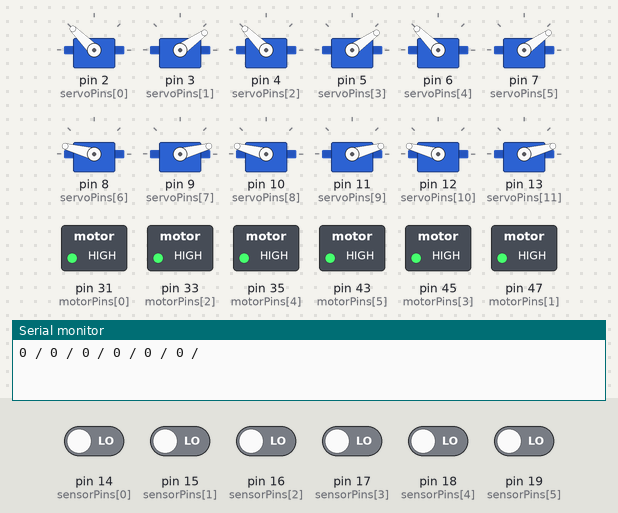
Recording of a sketch running on a simulated Arduino Mega 2560, built with avr-gcc and run on an emulated ATmega2560. Parts: 12 × servo, switched loads named in the sketch (green lamp = pin HIGH), the last lines printed to the serial monitor. Inputs (shaded band) come from the test bench; at power-on: pin 14 (sensorPins[0]), pin 15 (sensorPins[1]), pin 16 (sensorPins[2]), pin 17 (sensorPins[3]), pin 18 (sensorPins[4]), pin 19 (sensorPins[5]) LOW.

Above: at 2.13 s.
2.4 s: pin 14 (sensorPins[0]) driven HIGH
At 3.2 s:
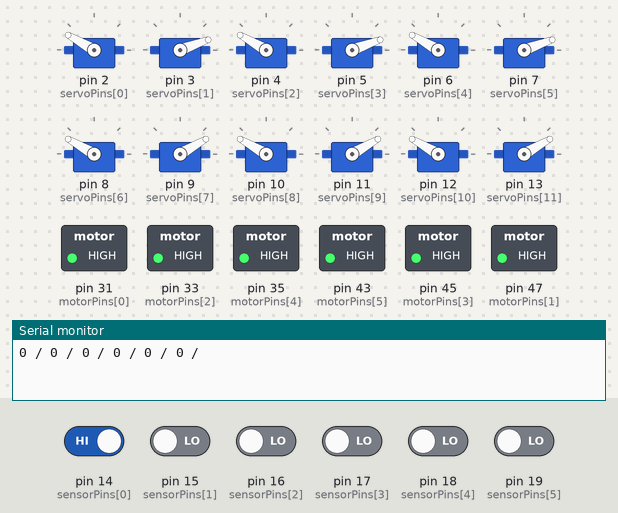
7.6 s: pin 15 (sensorPins[1]) driven HIGH
At 11.9 s:
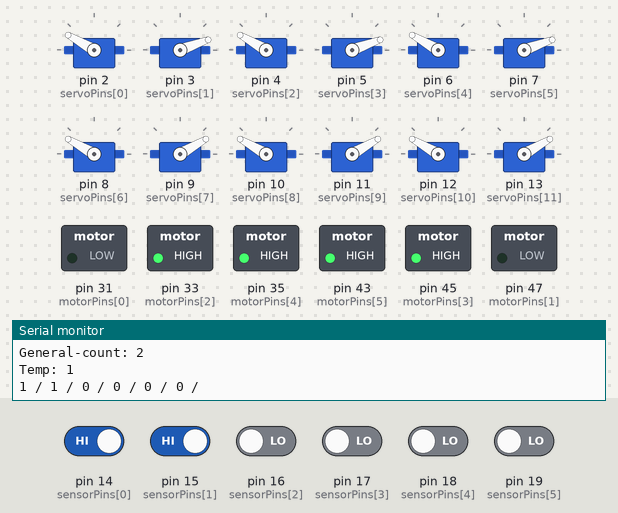
12.7 s: pin 16 (sensorPins[2]) driven HIGH
At 15.0 s:
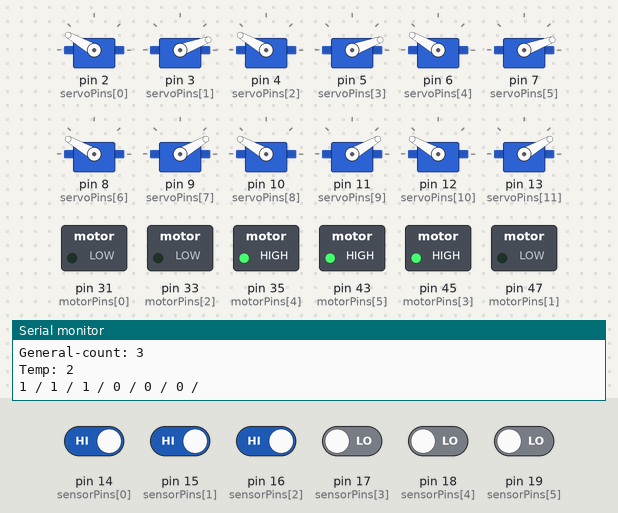
17.8 s: pin 17 (sensorPins[3]) driven HIGH
At 22.7 s:
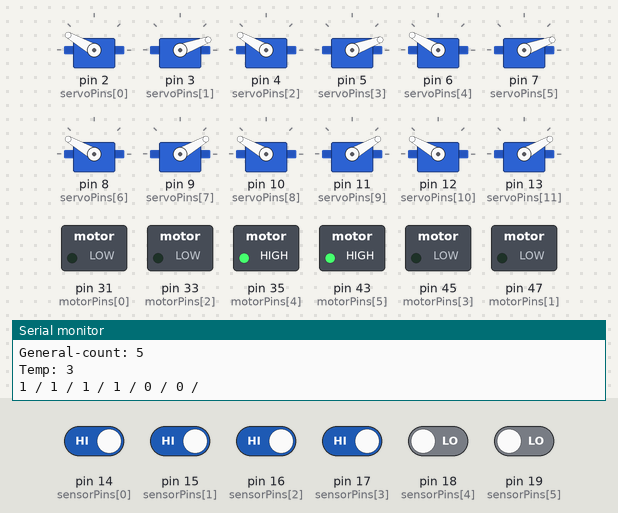
23.2 s: pin 18 (sensorPins[4]) driven HIGH
At 25.7 s:
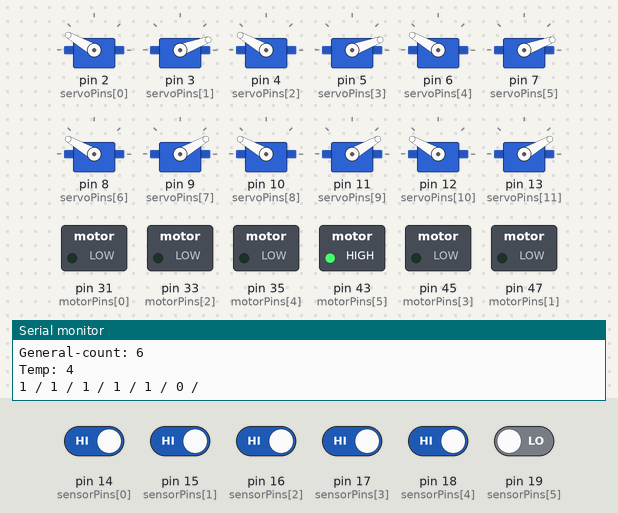
28.3 s: pin 19 (sensorPins[5]) driven HIGH
At 31.9 s:
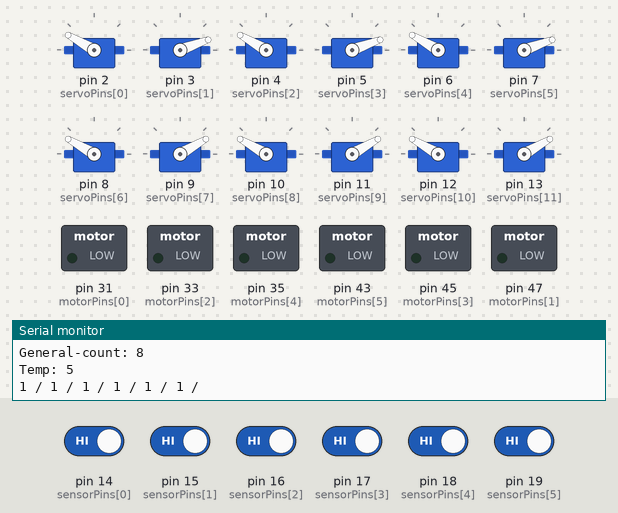
Timing chart, 0 to 75.5 s (numbered marks = the images above; inputs shaded):
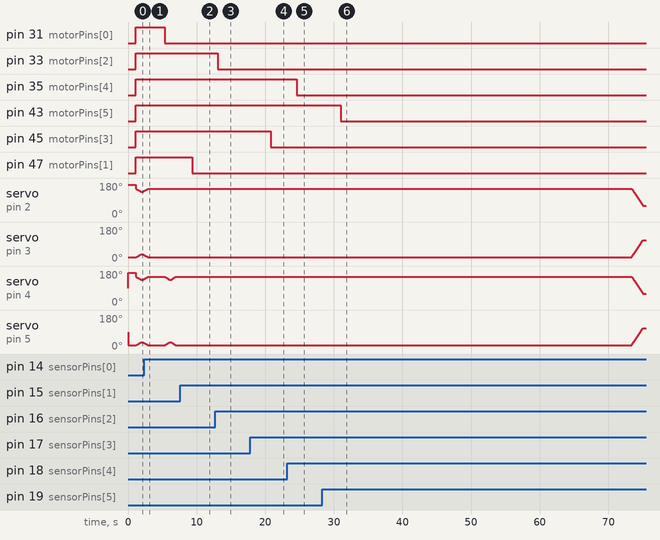

The sketch:

motorTest_fito7.ino
```cpp
#include <Servo.h>

const int totalElements = 6;
int motorPins [totalElements] = {31, 47, 33, 45, 35, 43};
int sensorPins [totalElements] = {14, 15, 16, 17, 18, 19};

//BUBBLE SERVOS
Servo bubbleServo;
int bubbleServoPin = 44;
int bubbleServoAngleLimit = 60;
int bubbleServoAngleStart = 30;
int openSpeed = 80; //The higher this number the slower the reaction
int closeSpeed = 3; //The higher this number the slower the reaction
int timeOpen = 200; //time bubbles open //The higher this number the slower the reaction

//ARMS
const int totalServos = 12;
Servo servos [totalServos];
int servoPins [totalServos] = {2, 3, 4, 5, 6, 7, 8, 9, 10, 11, 12, 13};
int servoPos = 0;
int servoInitPos = 20;
int angleLimit = 170;
int sweepLimit = 35;
int angleLimitShyState = 110; //FOR LONG ARMS ONLY!!
int directionCorrect = 90;
int teethCorrect = 5;
int shortArmStopShyAngle = 90; //FOR SHORT ARMS ONLY!!
bool armState[totalElements];
int stateIndex = 0;
int isItShyCounter = 0;
int shyCycleLimit = 50; // default use 50 // measured in the system's cycles --> about 1 second each cycle
int temp = 0;
int s = 8;

//GENERAL CYCLE STUFF
bool ison = true;
int generalCycle = 0;
int generalLoopLimit = 20; // default use 90 // measured in the system's cycles --> about 1 second each cycle
unsigned long halt1 = 8000;// first delay when arms are UP for ---- 8 mins use 480000
unsigned long halt2 = 8000;// second delay when arms are DOWN for ---- 8 mins use 480000
int delayBeforeCollapse = 10000;
//----------------------------------
void setup() {
  Serial.begin(9600);
  for (int i = 0; i < totalElements; i++) {
    pinMode(motorPins[i], OUTPUT);
    pinMode(sensorPins[i], INPUT);
    digitalWrite(motorPins[i], LOW);
    armState[i] = false;
  }
  for (int i = 0; i < totalServos; i++) {
    servos[i].attach(servoPins[i]);
  }
  bubbleServo.attach(bubbleServoPin);
  resetPos();
  delay(1000);
}

//----------------------------------
void loop() {
  if (ison) {
    defaultState();
    if (isItShyCounter < shyCycleLimit) {
      sweepAll(8);
    } else {
      runShyState(5);
      delay(halt1);//8 mins delay TOTAL HALT OF THE SYSTEM
      transitionToStart(10);
      delay(halt2);//8 mins delay TOTAL HALT OF THE SYSTEM
      generalCycle = 0;
      isItShyCounter = 0;
      delay(1000);
    }
    Serial.print("Shy-count: ");
    Serial.println(isItShyCounter);
    generalCycle++;
    Serial.print("General-count: ");
    Serial.println(generalCycle);
    Serial.print("Temp: ");
    Serial.println(temp);
    if (generalCycle >= generalLoopLimit) {
      ison = false;
    }
  } else {
    runShyState(6);
    delay(halt1);//8 mins delay TOTAL HALT OF THE SYSTEM
    transitionToStart(10);
    delay(halt2);//8 mins delay TOTAL HALT OF THE SYSTEM
    ison = true;
    generalCycle = 0;
    isItShyCounter = 0;
    delay(1000);
  }
}

//----------------------------------
void defaultState() {
  for (int i = 0; i < totalElements; i++) {
    int senseVal = digitalRead(sensorPins[i]);
    if (senseVal == 1) {
      digitalWrite(motorPins[i], LOW);
      armState[i] = true;
    } else {
      digitalWrite(motorPins[i], HIGH);
      armState[i] = false;
    }
    Serial.print(senseVal);
    Serial.print(" / ");
  }
  Serial.println("");
}

//----------------------------------
void sweepAll(int inc) {
  float mapped;
  temp = 0;
  int shyCountTrigger = 0;
  for (servoPos = servoInitPos; servoPos <= sweepLimit; servoPos += 1) {
    stateIndex = 0;
    for (int i = 0; i <= totalServos - 1; i += 2) {
      if (armState[stateIndex] == false) {
        if (servoPins[i] == 2 || servoPins[i] == 4 || servoPins[i] == 6) {
          servos[i + 1].write(servoPos);
          servos[i].write(angleLimit - servoPos);
          delay(s);
        } else {
          servos[i].write(servoPos + directionCorrect + sweepLimit + teethCorrect);
          servos[i + 1].write(angleLimit - servoPos - directionCorrect - sweepLimit + teethCorrect);
          delay(s);
        }
      } else {
        if (shyCountTrigger == 0) {
          isItShyCounter++;
        }
        shyCountTrigger++;
      }
      stateIndex++;
    }
    //mapped = map(servoPos, servoInitPos, sweepLimit, bubbleServoAngleStart, bubbleServoAngleLimit);
  }
  for (int bs = bubbleServoAngleStart; bs < bubbleServoAngleLimit; bs++) {
    bubbleServo.write(bs);
    delay(closeSpeed);
  }

  delay(timeOpen);

  for (servoPos = sweepLimit; servoPos >= servoInitPos; servoPos -= 1) {
    stateIndex = 0;
    for (int i = 0; i <= totalServos - 1; i += 2) {
      if (armState[stateIndex] == false) {
        if (servoPins[i] == 2 || servoPins[i] == 4 || servoPins[i] == 6) {
          servos[i + 1].write(servoPos);
          servos[i].write(angleLimit - servoPos);
          delay(s);
        } else {
          servos[i].write(servoPos + directionCorrect + sweepLimit + teethCorrect);
          servos[i + 1].write(angleLimit - servoPos - directionCorrect - sweepLimit + teethCorrect);
          delay(s);
        }
      } else {
        if (shyCountTrigger == 0) {
          isItShyCounter++;
        }
        shyCountTrigger++;
      }
      stateIndex++;
    }
    //mapped = map(servoPos, sweepLimit, servoInitPos, bubbleServoAngleLimit, bubbleServoAngleStart);
  }

  for(int t=0; t<6; t++){
    temp += int(armState[t]);
  }

  if (temp >= 3) {
    s = inc * 2;
  } else {
    s = inc;
  }

  for (int bs = bubbleServoAngleLimit; bs > bubbleServoAngleStart; bs--) {
    bubbleServo.write(bs);
    delay(openSpeed);
  }
}

//----------------------------------
void resetPos() {
  for (int i = 0; i <= totalServos; i += 2) {
    servos[i + 1].write(servoInitPos);
    servos[i].write(angleLimit);
    delay(15);
  }
}

//----------------------------------
void runShyState(int inc) {
  for (int i = 0; i < totalElements; i++) {
    digitalWrite(motorPins[i], LOW);
  }
  delay(delayBeforeCollapse);
  for (servoPos = servoInitPos; servoPos <= angleLimitShyState; servoPos += 1) {
    for (int i = 0; i <= totalServos - 1; i += 2) {
      if (servoPins[i] == 2 || servoPins[i] == 4 || servoPins[i] == 6) {
        servos[i + 1].write(servoPos);
        servos[i].write(angleLimit - servoPos);
        delay(inc);
      }
//      else {
//        if (servoPos < shortArmStopShyAngle) {
//          servos[i + 1].write(servoPos + teethCorrect);
//          servos[i].write(angleLimit - servoPos + teethCorrect);
//        }
//        delay(inc);
//      }
    }
  }
}

//----------------------------------
void transitionToStart(int slowInc) {
  for (servoPos = angleLimitShyState; servoPos >= servoInitPos; servoPos -= 1) {
    for (int i = 0; i <= totalServos - 1; i += 2) {
      if (servoPins[i] == 2 || servoPins[i] == 4 || servoPins[i] == 6) {
        servos[i + 1].write(servoPos );
        servos[i].write(angleLimit - servoPos);
        delay(slowInc);
      }
//      else {
//        if (servoPos < shortArmStopShyAngle) {
//          servos[i + 1].write(servoPos + teethCorrect);
//          servos[i].write(angleLimit - servoPos + teethCorrect);
//        }
//        delay(slowInc);
//      }
    }
    bubbleServo.write(servoPos);
    delay(slowInc);
  }
}
```

Measured:
- after the input at 2.4 s, pin 31 (motorPins[0]): HIGH → LOW after 3.0 s; servo on pin 2 (servoPins[0]): goes on until 2.9 s, then stays 150°; servo on pin 3 (servoPins[1]): goes on until 2.9 s, then stays 20°
- after the input at 7.6 s, pin 47 (motorPins[1]): HIGH → LOW after 1.8 s; servo on pin 4 (servoPins[2]): stops changing and stays 150°; servo on pin 5 (servoPins[3]): stays 20° (without the input it goes to 21° after 1.8 s)
- after the input at 12.7 s, pin 33 (motorPins[2]): HIGH → LOW after 0.41 s; servo on pin 6 (servoPins[4]): stops changing and stays 150°; servo on pin 7 (servoPins[5]): stops changing and stays 20°
- after the input at 17.8 s, pin 45 (motorPins[3]): HIGH → LOW after 3.0 s; servo on pin 8 (servoPins[6]): goes on until 18.4 s, then stays 150°; servo on pin 9 (servoPins[7]): goes on until 18.4 s, then stays 30°
- after the input at 23.2 s, pin 35 (motorPins[4]): HIGH → LOW after 1.4 s; servo on pin 10 (servoPins[8]): stays 150° (without the input it goes to 151° after 1.4 s); servo on pin 11 (servoPins[9]): stops changing and stays 30°
- after the input at 28.3 s, pin 43 (motorPins[5]): HIGH → LOW after 2.7 s instead of 41.3 s; servo on pin 2 (servoPins[0]): moves from 150° to 60° over 1.6 s, starting after 45.1 s
- by itself, servo on pin 3 (servoPins[1]): rises from 20° to 35° in 0.69 s, then falls to 31° in 0.52 s
